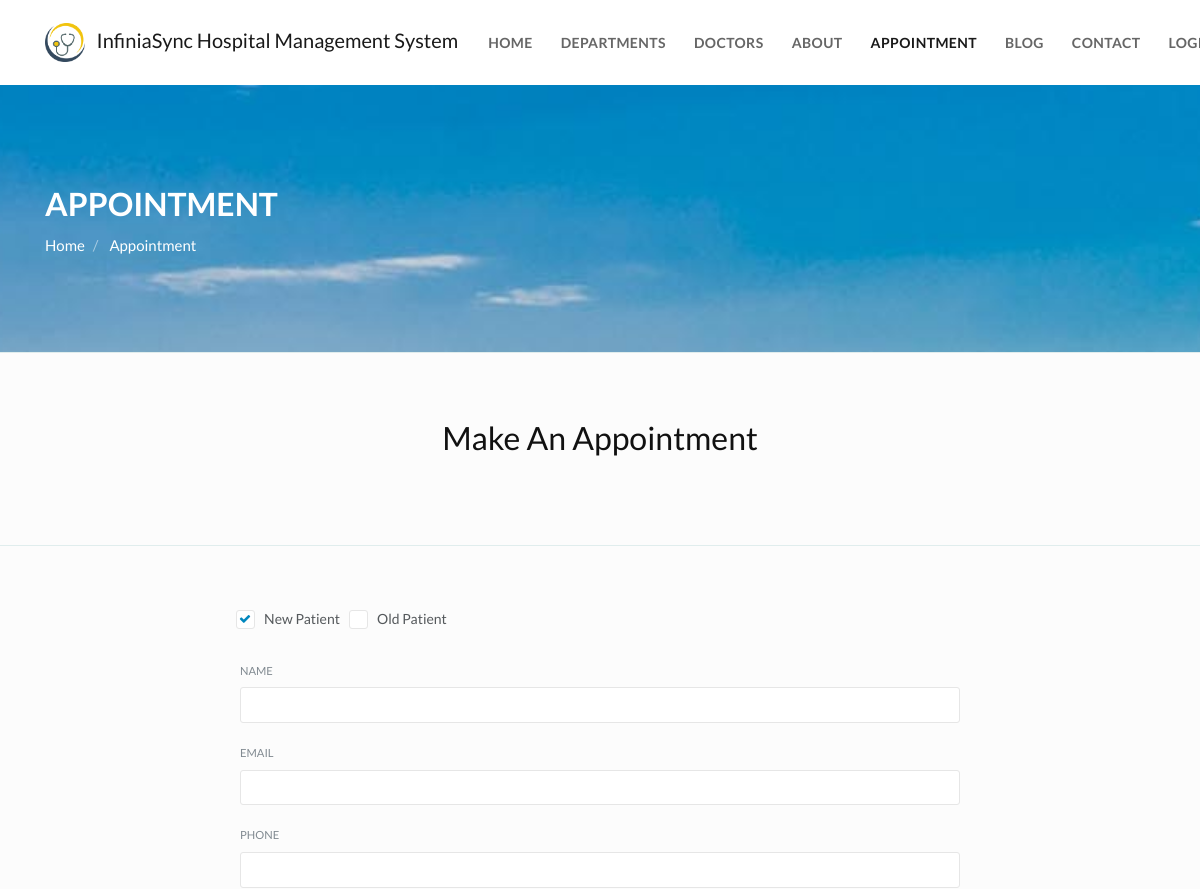
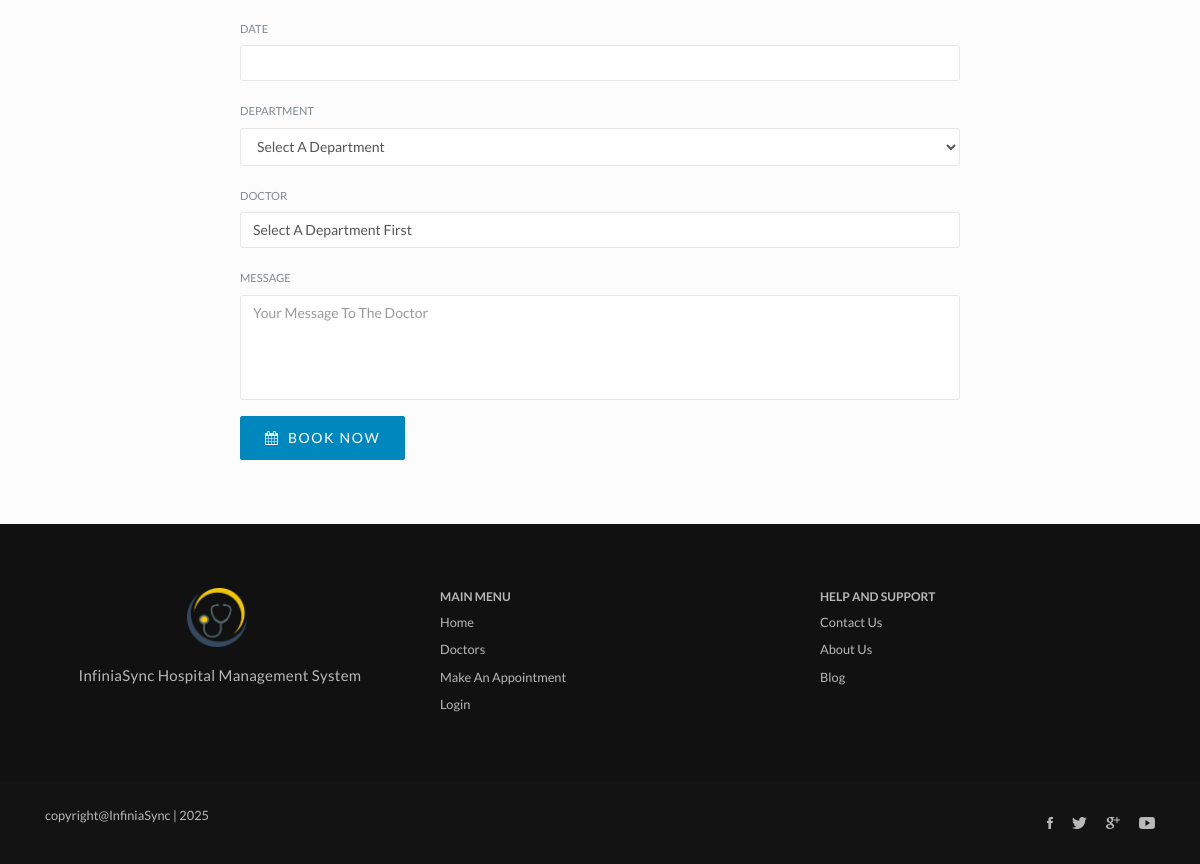
The app's page /index.php/home/appointment with its own data (2 pictures, top to bottom).
### tables this page shows
CREATE TABLE `frontend_settings` (
  `frontend_settings_id` int(11) NOT NULL,
  `type` varchar(255) DEFAULT NULL,
  `description` longtext
);

CREATE TABLE `language` (
  `phrase_id` int(11) NOT NULL,
  `phrase` longtext,
  `english` longtext,
  `bengali` longtext,
  `spanish` longtext,
  `arabic` longtext,
  `dutch` longtext,
  `polish` longtext,
  `german` longtext,
  `french` longtext,
  `italian` longtext,
  `russian` longtext,
  `portugese` longtext
);

### application/views/frontend/default/stylesheets.php (the view, shortened to what the rows shown need)
<link rel="stylesheet"
    href="<?php echo base_url('assets/frontend/' . $theme . '/vendor/pace/css/pace-minimal.css');?>" type="text/css">
<link rel="stylesheet"
    href="<?php echo base_url('assets/frontend/' . $theme . '/vendor/bootstrap/css/bootstrap.min.css');?>" type="text/css">
<link rel="stylesheet"
    href="<?php echo base_url('assets/frontend/' . $theme . '/vendor/swiper/css/swiper.min.css');?>">
<link rel="stylesheet"
    href="<?php echo base_url('assets/frontend/' . $theme . '/vendor/hamburgers/hamburgers.min.css');?>" type="text/css">
<link rel="stylesheet"
    href="<?php echo base_url('assets/frontend/' . $theme . '/vendor/animate/animate.min.css');?>" type="text/css">
<link rel="stylesheet"
      href="<?php echo base_url('assets/common/izitoast/css/iziToast.min.css');?>" type="text/css">
<link rel="stylesheet"
    href="<?php echo base_url('assets/frontend/' . $theme . '/fonts/font-awesome/css/font-awesome.min.css');?>" type="text/css">
<link rel="stylesheet"
    href="<?php echo base_url('assets/frontend/' . $theme . '/fonts/ionicons/css/ionicons.min.css');?>" type="text/css">
<link rel="stylesheet"
    href="<?php echo base_url('assets/frontend/' . $theme . '/fonts/line-icons-pro/line-icons-pro.css');?>" type="text/css">
<link id="stylesheet" type="text/css"
    href="<?php echo base_url('assets/frontend/' . $theme . '/css/global-style.css');?>" rel="stylesheet" media="screen">
<link type="text/css"
    href="<?php echo base_url('assets/frontend/' . $theme . '/css/custom-style.css');?>" rel="stylesheet">

### application/views/frontend/default/navigation.php (shortened to what the rows shown need)
<nav class="navbar navbar-expand-lg  navbar-light bg-default navbar--link-arrow navbar--uppercase bayanno-nav">
    <div class="container navbar-container">
        <a class="navbar-brand" href="<?php echo site_url('home');?>">
            <img src="<?php echo base_url('uploads/logo.png');?>" width="40"
                alt="">
                &nbsp; <?php echo $hospital_name;?>
        </a>
        <div class="collapse navbar-collapse align-items-center justify-content-end" id="navbar_main">
            <ul class="navbar-nav" data-hover="dropdown">
            </ul>
        </div>
    </div>
</nav>

### application/views/frontend/default/appointment.php (shortened to what the rows shown need)
<section class="slice--offset parallax-section parallax-section-xl b-xs-bottom custom-page-head"
    style="background-image: url('<?php echo base_url('assets/frontend/' . $theme . '/images/img-15.jpg');?>');">
    <div class="container">
        <div class="row py-3">
            <div class="col-lg-12">
                <h1 class="heading text-uppercase c-white">
                    <?php echo $page_title;?>
                </h1>
                <div class="">
                    <ol class="breadcrumb">
                        <li class="breadcrumb-item">
                            <a href="<?php echo site_url('home');?>">
                            </a>
                        </li>
                        <li class="breadcrumb-item active">
                        <?php echo $page_title;?>
                        </li>
                    </ol>
                </div>
            </div>
        </div>
    </div>
</section>
<section class="slice sct-color-2 b-xs-bottom">
    <div class="container">
    </div>
</section>
<section class="slice sct-color-2">
    <div class="container container-xs">
    </div>
</section>

### application/views/frontend/default/footer.php (shortened to what the rows shown need)
<footer id="footer" class="footer">
    <div class="footer-top">
        <div class="container">
            <div class="row cols-xs-space cols-sm-space cols-md-space">
                <div class="col-md-6 col-lg-4">
                    <div class="col text-center">
                        <img src="<?php echo base_url('uploads/logo.png');?>" width="60"
                             alt="">
                        &nbsp; <p class="mt-3"><?php echo $hospital_name;?></p>
                    </div>
                </div>
            </div>
        </div>
    </div>
    <div class="footer-bottom">
        <div class="container">
            <div class="row row-cols-xs-spaced flex flex-items-xs-middle">
                <div class="col col-sm-7 col-xs-12">
                    <div class="copyright text-xs-center text-sm-left">
                        <?php echo $this->frontend_model->get_frontend_settings('copyright_text');?>
                    </div>
                </div>
            </div>
        </div>
    </div>
</footer>

### records on screen
frontend_settings: description "InfiniaSync Hospital Management System"
frontend_settings: description (picture)
language: english "APPOINTMENT", english "Appointment"
frontend_settings: description "copyright@InfiniaSync | 2025"

### other values on screen
get_phrase('home') "HOME"
get_phrase('departments') "DEPARTMENTS"
get_phrase('doctors') "DOCTORS"
get_phrase('about') "ABOUT"
get_phrase('appointment') "APPOINTMENT"
get_phrase('blog') "BLOG"
get_phrase('contact') "CONTACT"
get_phrase('home') "Home"
get_phrase('make_an_appointment') "Make An Appointment"
get_phrase('new_patient') "New Patient"
get_phrase('old_patient') "Old Patient"
get_phrase('name') "NAME"
get_phrase('email') "EMAIL"
get_phrase('phone') "PHONE"
get_phrase('date') "DATE"
